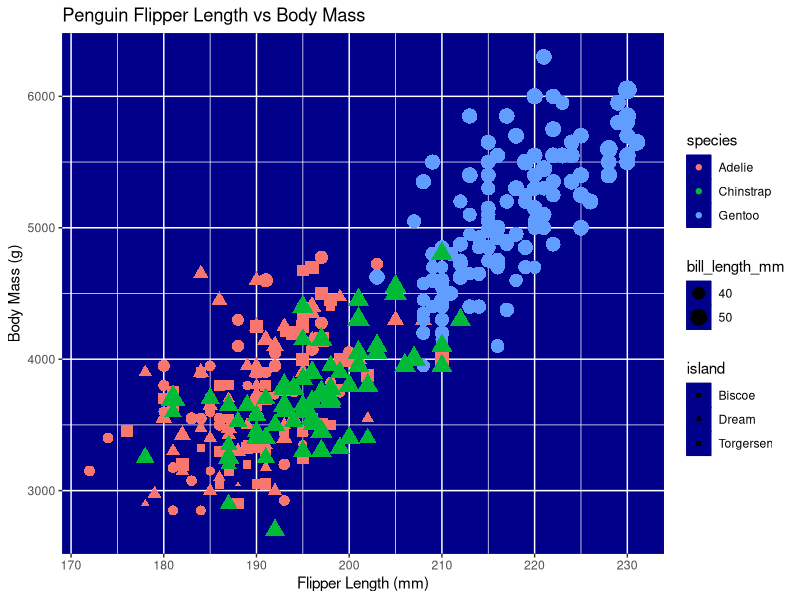
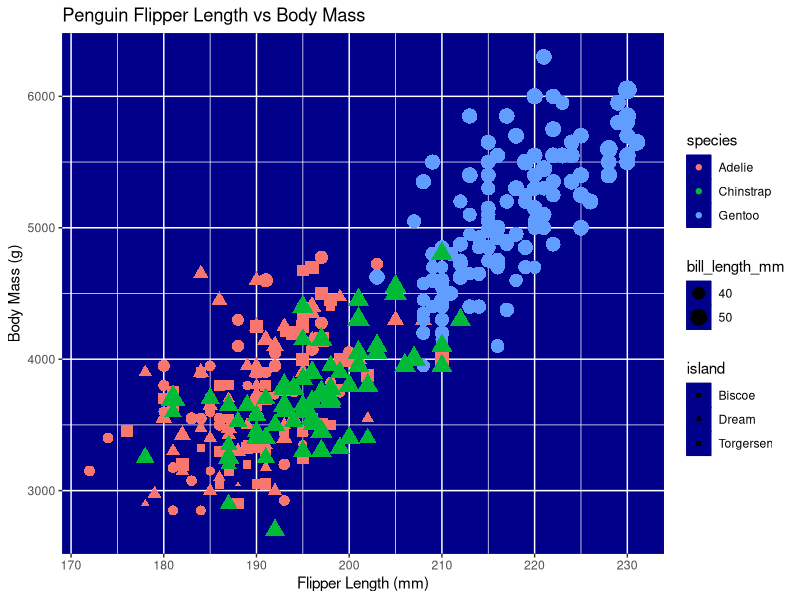

Source code (R) for these figures, in order:
# library (ggplot2)
# print(bills)
# #Creating basic plot
# ggplot2(bills, aes = (x = flipper_legnth_mm, y = body_mass_g)) + 
# geom_point()

library(ggplot2)

bills <- read.csv("penglings.csv")
ggplot(bills, aes(x = flipper_length_mm, y = body_mass_g)) +
    geom_point(aes(color = species, size = bill_length_mm, shape = island)) +
    xlab('Flipper Length (mm)') +
    ylab('Body Mass (g)') +
    ggtitle('Penguin Flipper Length vs Body Mass') + 
    theme(panel.background = element_rect(fill='darkblue',color='darkblue'))

ggsave('ggplot2Graph.png',width=20,height=10)